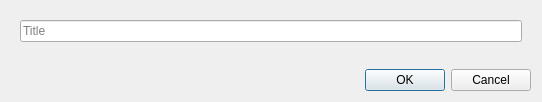
<?xml version="1.0" encoding="UTF-8"?>
<ui version="4.0">
 <class>AddEditBook</class>
 <widget class="QDialog" name="AddEditBook">
  <property name="windowModality">
   <enum>Qt::ApplicationModal</enum>
  </property>
  <property name="geometry">
   <rect>
    <x>0</x>
    <y>0</y>
    <width>542</width>
    <height>102</height>
   </rect>
  </property>
  <property name="windowTitle">
   <string>* Book</string>
  </property>
  <layout class="QVBoxLayout" name="verticalLayout">
   <item>
    <widget class="QWidget" name="wAddEditBooks" native="true">
     <property name="sizePolicy">
      <sizepolicy hsizetype="Expanding" vsizetype="Expanding">
       <horstretch>0</horstretch>
       <verstretch>0</verstretch>
      </sizepolicy>
     </property>
     <layout class="QVBoxLayout" name="verticalLayout_2">
      <item>
       <widget class="QLineEdit" name="lETitle">
        <property name="toolTip">
         <string>Title</string>
        </property>
        <property name="placeholderText">
         <string>Title</string>
        </property>
        <property name="clearButtonEnabled">
         <bool>false</bool>
        </property>
       </widget>
      </item>
      <item>
       <spacer name="verticalSpacer">
        <property name="orientation">
         <enum>Qt::Vertical</enum>
        </property>
        <property name="sizeHint" stdset="0">
         <size>
          <width>20</width>
          <height>3</height>
         </size>
        </property>
       </spacer>
      </item>
     </layout>
    </widget>
   </item>
   <item>
    <widget class="QDialogButtonBox" name="bBAddEditBooks">
     <property name="sizePolicy">
      <sizepolicy hsizetype="Expanding" vsizetype="Minimum">
       <horstretch>0</horstretch>
       <verstretch>0</verstretch>
      </sizepolicy>
     </property>
     <property name="orientation">
      <enum>Qt::Horizontal</enum>
     </property>
     <property name="standardButtons">
      <set>QDialogButtonBox::Cancel|QDialogButtonBox::Ok</set>
     </property>
    </widget>
   </item>
  </layout>
 </widget>
 <resources/>
 <connections>
  <connection>
   <sender>bBAddEditBooks</sender>
   <signal>accepted()</signal>
   <receiver>AddEditBook</receiver>
   <slot>accept()</slot>
   <hints>
    <hint type="sourcelabel">
     <x>248</x>
     <y>254</y>
    </hint>
    <hint type="destinationlabel">
     <x>157</x>
     <y>274</y>
    </hint>
   </hints>
  </connection>
  <connection>
   <sender>bBAddEditBooks</sender>
   <signal>rejected()</signal>
   <receiver>AddEditBook</receiver>
   <slot>reject()</slot>
   <hints>
    <hint type="sourcelabel">
     <x>316</x>
     <y>260</y>
    </hint>
    <hint type="destinationlabel">
     <x>286</x>
     <y>274</y>
    </hint>
   </hints>
  </connection>
 </connections>
</ui>
